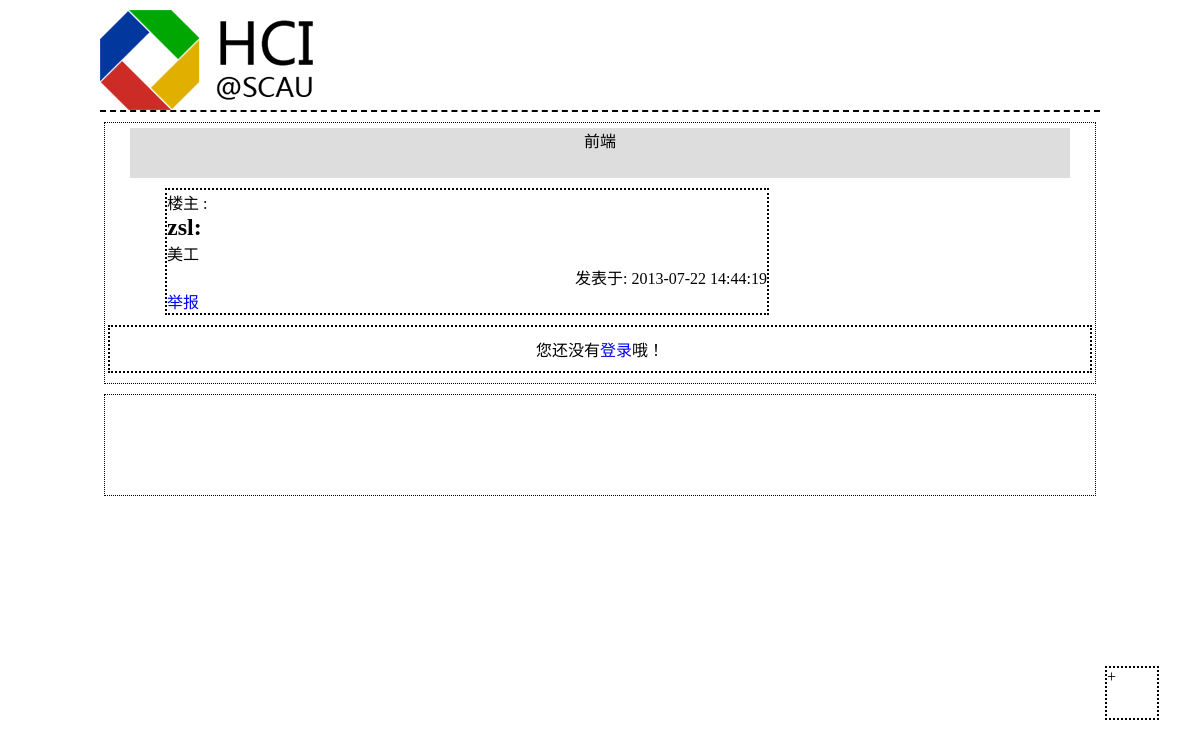
The app's page /Controller/onePostCon.php?postId=15, older data.
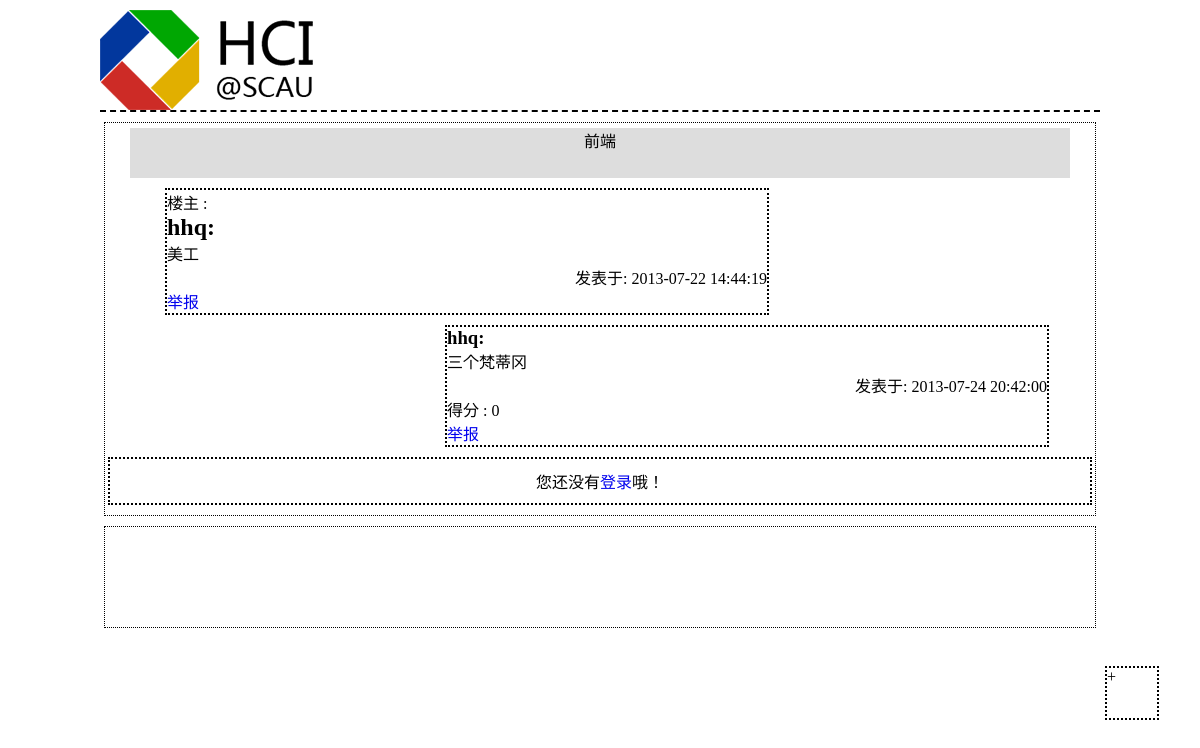
The same page, newer data.
### tables this page shows
CREATE TABLE IF NOT EXISTS `post` (
  `id` int(6) NOT NULL AUTO_INCREMENT,
  `title` varchar(50) NOT NULL,
  `content` longtext NOT NULL,
  `type` int(1) NOT NULL,
  `point` int(5) NOT NULL DEFAULT '0',
  `deleted` int(1) NOT NULL,
  `post_date` datetime NOT NULL,
  `state` int(1) NOT NULL,
  `authority` int(11) NOT NULL,
  `board_id` int(11) NOT NULL,
  `user_id` int(11) NOT NULL,
  PRIMARY KEY (`id`),
  KEY `board_id` (`board_id`),
  KEY `user_id` (`user_id`)
);

CREATE TABLE IF NOT EXISTS `user` (
  `id` int(11) NOT NULL AUTO_INCREMENT,
  `account` varchar(20) NOT NULL,
  `score` int(10) NOT NULL,
  `level` int(3) NOT NULL,
  `authority` int(11) NOT NULL,
  `password` varchar(255) NOT NULL,
  PRIMARY KEY (`id`)
);

### Controller/onePostCon.php (called while the page is built, shortened)
<?php
	require_once(ROOT . DS . "View" . DS. "postHeader.php");
	$postId = $_GET['postId'];
	$sql = "SELECT * FROM `post` WHERE id='$postId'";
	$query = mysql_query($sql);
	while($post_rows = mysql_fetch_array($query)) {
		$user = mysql_fetch_array(mysql_query("SELECT account FROM `user` WHERE id='$post_rows[user_id]'"));
		$post_user = $user[0];
		$post_title = $post_rows['title'];
		$post_content = $post_rows['content'];
		$post_date = $post_rows['post_date'];
	}
	$comment_sql = "SELECT * FROM `comment` WHERE post_id='$postId'";
	$comment_query = mysql_query($comment_sql);
	$commentContent = array();
	$commentUser = array();
	$commentDate = array();
	$commentPoint = array();
	$commentId = array();
	while($comment_rows = mysql_fetch_array($comment_query)) {
		array_push($commentContent, $comment_rows['content']);
		$comment_user = mysql_fetch_array(mysql_query("SELECT account FROM `user` WHERE id='$comment_rows[user_id]'"));
		array_push($commentUser, $comment_user[0]);
		array_push($commentDate, $comment_rows['comment_date']);
		array_push($commentPoint, $comment_rows['cpoint']);
		array_push($commentId, $comment_rows['id']);
	}
	include_once(ROOT . DS . "View" . DS . "onePostView.php");
?>

### View/onePostView.php (the view, shortened to what this page needs)
			<div id="postTitle"><?php echo $post_title;?></div>
			<div id="msg">
			楼主 :
			<h2><?php echo $post_user;?>:</h2>
			<p><?php echo $post_content;?></p>
			<p class="time">发表于:&nbsp;<?php echo $post_date;?></p>
			<a href="/HCI-forum/Controller/informPost.php?id=<?php echo $postId;?>">举报</a>
			</div>
<?php
	foreach ($commentUser as $key => $commentuser) {
?>
			<div class="comment">
				<h3><?php echo $commentuser;?>:</h3>
				<p><?php echo $commentContent[$key];?></p>
				<p class="time">发表于:&nbsp;<?php echo $commentDate[$key];?></p>
				<p>得分 : <?php echo $commentPoint[$key];?></p>
				<a href="/HCI-forum/Controller/informComment.php?id=<?php echo $commentId[$key];?>&post=<?php echo $postId;?>">举报</a>
			</div>
<?php
	}
?>

### View/postHeader.php (shortened to what this page needs)
<!DOCTYPE html PUBLIC "-//W3C//DTD XHTML 1.0 Transitional//EN" "http://www.w3.org/TR/xhtml1/DTD/xhtml1-transitional.dtd">
<html xmlns="http://www.w3.org/1999/xhtml" xml:lang="en">
<head>
	<link rel="stylesheet" href="../stylesheets/post.css" />
</head>
<body>
	<div id="body">
		<div id="header">
			<a href="/HCI-forum"><img src="/HCI-forum/images/logo.png" alt="logo" /></a>
		</div>
		<div id="main">

### stylesheets/post.css (style rules this page uses)
* { margin: 0; padding: 0; list-style: none; outline: none; text-decoration: none; }
#body { width: 1000px; margin: 10px auto; }
#header { width: 100%; height: 100px; margin: 0 auto; border-bottom: 2px dashed; }
#main { width: 99%; margin: 10px auto; border: 1px dotted #000; }
#postTitle { width: 95%; height: 50px; margin: 5px auto; text-align: center; background: #ddd; }
#msg { width: 600px; margin: 10px 0px 10px 60px; border: 2px dotted #000; word-wrap:break-word; overflow:hidden; }
.comment { width: 600px; margin: 10px 0px 10px 340px; border: 2px dotted #000; }
#send-comment { width: 99%; margin: 10px auto; padding: 10px 0; border: 2px dotted #000; text-align: center; }
#control-panel { width: 50px; height: 50px; position: fixed; bottom: 80px; margin-left: 1000px; border: 2px dotted #000; }
.time { text-align: right; }
#footer { width: 99%; height: 100px; margin: 10px auto; border: 1px dotted #000; }

Row changes from the older to the newer data that the page shows:
no longer on this page (row unchanged): user: account "zsl"
now on this page (row edited): user: account "hhq"
Text that changed along with them:
new list line: "hhq : 三个梵蒂冈 发表于: 2013-07-24 20:42:00 得分 : 0 举报"
